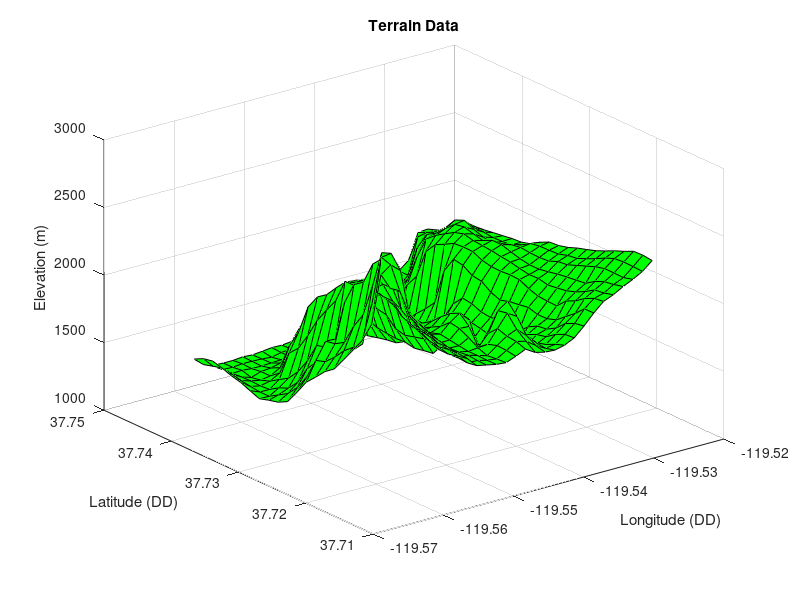

This chart was generated by the following MATLAB code: (Note: this script raises an error after producing the figure.)
clear all
close all
clc

%IGrid.nput xyGrid.z for half dome
%[Grid.x,Grid.y,Grid.z] = xyzread('HalfDomeCopy.xyz');



% IGrid.nput ArcGIS Latitude
Grid.x = [-119.560433:0.001389:-119.527091];
Grid.y =[37.746596:-0.001389:37.713254];
Grid.z = [1322
1357
1371
1351
1326
1308
1279
1251
1272
1289
1325
1425
1532
1601
1674
1726
1826
1928
2032
2183
2582
2513
2528
2387
2350
1261
1281
1300
1286
1271
1259
1250
1250
1292
1334
1410
1518
1674
1697
1762
1841
1899
1955
2286
2660
2636
2469
2339
2300
2267
1238
1237
1240
1246
1248
1244
1249
1293
1322
1397
1529
1611
1797
1810
1852
2003
2119
2360
2643
2670
2574
2263
2213
2202
2190
1234
1235
1244
1223
1235
1259
1303
1345
1424
1535
1682
1703
1794
2098
2261
2310
2476
2547
2599
2528
2204
2145
2134
2112
2118
1234
1241
1237
1247
1247
1300
1479
1547
1671
1814
1923
2026
2201
2202
2222
2342
2448
2491
2290
2110
2077
2047
2034
2049
2052
1241
1240
1237
1254
1288
1483
1619
1833
1939
1988
2070
2146
2170
2179
2189
2254
2262
2126
2074
2021
1986
1962
1961
1978
1993
1236
1238
1240
1271
1367
1591
1755
1837
1931
2001
2075
2135
2151
2125
2113
2111
2074
2036
1977
1938
1928
1922
1914
1908
1920
1243
1231
1244
1278
1353
1551
1699
1800
1862
2012
2088
2117
2099
2067
2034
1974
1949
1943
1942
1909
1903
1906
1914
1907
1905
1251
1246
1245
1263
1354
1466
1681
1790
1885
1988
2076
2082
2048
1997
1953
1881
1880
1902
1923
1912
1901
1891
1892
1889
1890
1249
1254
1235
1259
1367
1535
1670
1772
1875
1976
2009
2033
1970
1920
1858
1853
1892
1929
1990
1977
1941
1898
1871
1879
1883
1256
1255
1237
1262
1380
1535
1669
1750
1859
1936
1960
1971
1901
1849
1838
1883
1949
2005
2039
1973
1850
1904
1927
1922
1911
1244
1247
1253
1307
1383
1520
1640
1724
1836
1894
1911
1895
1783
1785
1803
1800
1932
1989
1970
1784
1933
2001
1977
1969
1944
1245
1242
1259
1319
1414
1548
1749
1895
1816
1777
1744
1694
1679
1661
1662
1686
1733
1779
1745
1903
2082
2096
2008
1952
1900
1265
1264
1279
1390
1515
1682
1632
1620
1548
1531
1550
1568
1588
1580
1599
1624
1665
1686
1719
2018
2133
2052
1944
1900
1883
1302
1264
1353
1444
1469
1440
1431
1424
1428
1415
1429
1440
1537
1562
1569
1587
1619
1640
1674
1739
1944
1891
1870
1860
1878
1332
1292
1294
1296
1314
1330
1340
1382
1420
1442
1517
1618
1632
1607
1600
1612
1625
1639
1675
1705
1773
1807
1837
1870
1895
1380
1324
1298
1308
1309
1324
1360
1416
1470
1525
1611
1706
1694
1692
1680
1661
1660
1664
1689
1796
1827
1843
1892
1924
1930
1415
1368
1323
1315
1329
1369
1422
1471
1540
1582
1716
1792
1781
1752
1743
1757
1748
1735
1801
1839
1848
1888
1952
1986
1998
1609
1496
1361
1365
1386
1466
1533
1612
1879
1996
1983
1939
1928
1879
1852
1873
1882
1894
1873
1874
1897
1953
2008
2074
2075
1555
1464
1473
1595
1690
1906
1988
2024
2061
2067
2065
2033
2017
2015
2020
2016
1982
1958
1952
1949
2017
2050
2099
2132
2141
1627
1493
1585
1782
1948
2006
2050
2091
2113
2096
2089
2083
2071
2063
2047
2034
2037
2021
2030
2041
2065
2099
2143
2152
2171
1563
1565
1801
1930
1971
2037
2100
2113
2093
2076
2109
2109
2087
2068
2055
2055
2067
2082
2092
2100
2109
2155
2184
2196
2212
1622
1829
1893
1930
1994
2081
2110
2075
2050
2037
2065
2089
2100
2093
2090
2095
2123
2131
2158
2185
2212
2230
2229
2227
2246
1810
1843
1884
1927
1984
2048
2037
2036
2027
2030
2035
2068
2110
2122
2124
2128
2149
2159
2188
2220
2257
2285
2291
2289
2285
1816
1840
1871
1919
1945
1995
2001
2012
2021
2032
2037
2057
2100
2133
2139
2157
2184
2205
2228
2258
2291
2319
2351
2354
2346];






%%
%Reshape the arrays iGrid.nto a grid format compataible with meshgrid
Grid.n=25;
%Grid.x = Grid.x(1:Grid.n);
%Grid.y = Grid.y(1:Grid.n:(Grid.n*Grid.n));
Grid.z=reshape(Grid.z,[Grid.n,Grid.n]);
%State data resolution gained from ArcGIS
Grid.resolution=130;

%Compute meshgrid
[Grid.x,Grid.y]=meshgrid(Grid.x,Grid.y);

%Surf Plot Terrain
figure
surf(Grid.x,Grid.y,Grid.z,'FaceColor', 'g');
xlabel('Longitude (DD)')
ylabel('Latitude (DD)')
zlabel('Elevation (m)')
title('Terrain Data')
xlim([min(Grid.x,[],'all'),max(Grid.x,[],'all')])
ylim([min(Grid.y,[],'all'),max(Grid.y,[],'all')])
view([225 25])


%Call the Gradient Function to Calculate Cell to Cell Gradients
[GM] = GithubGradientFunction(Grid);



%%
%Beta Distribution Function

%Specify the number of timesteps, m
m=1; 

%Call Beta Distribution Function to find the probabilities.
[Prob.p_DHILLg1020,Prob.p_DHILLg2030,Prob.p_DHILLg3040,Prob.p_SAMEg0010,Prob.p_UPHILLg1020, Prob.p_UPHILLg2030,Prob.p_UPHILLg3040] = NewBetaDistribution

%normalise probabilities
norm_factor = Prob.p_DHILLg1020+Prob.p_DHILLg2030+Prob.p_DHILLg3040+Prob.p_SAMEg0010+Prob.p_UPHILLg1020+Prob.p_UPHILLg2030+Prob.p_UPHILLg3040;
Prob.p_DHILLg1020 = Prob.p_DHILLg1020/norm_factor;
Prob.p_DHILLg2030 = Prob.p_DHILLg2030/norm_factor;
Prob.p_DHILLg3040 = Prob.p_DHILLg3040/norm_factor;
Prob.p_SAMEg0010 = Prob.p_SAMEg0010/norm_factor;
Prob.p_UPHILLg1020 = Prob.p_UPHILLg1020/norm_factor;
Prob.p_UPHILLg2030 = Prob.p_UPHILLg2030/norm_factor;
Prob.p_UPHILLg3040 = Prob.p_UPHILLg3040/norm_factor;



%%
%Transition Matrix

%Blank Probability Vector
Grid.InitialVector= zeros(1,Grid.n*Grid.n);
%State LKP Vertex
Grid.LKPvertex=313;
%State LKP Vertex Probability
Grid.InitialVector(1,Grid.LKPvertex)=1;
%Set the Counter
Count=Grid.n*Grid.n;

%Preallocate Transition Matrix Memory
TransitionMatrix=zeros(Grid.n^2);


%%%Begin Inputting Probability Arrays Based Upon Z difference, Calculated
%%%Calculated Using Inclination Angles as the Main Driving Parameter
for p=1:m
for i=1:Count
    for j=1:Count
        
%%%%%%%%%%%%%%%%%%%%%%%%%%%%%%% SAME GRADIENTS%%%%%%%%%%%%%%%%%%%%%%%%%%%%        
%Fill Up Diagonal with Same Gradient Inputs  
TransitionMatrix(i,i) = Prob.p_SAMEg0010(p);
%Set Same Gradient to be Between -10 and 10 degree incline
   if GM(i,j)<0 & GM(i,j)> -tand(10)
        TransitionMatrix(i,j) = Prob.p_SAMEg0010(p);
    else if GM(i,j)> 0 & GM(i,j)<tand(10)
        TransitionMatrix(i,j) =  Prob.p_SAMEg0010(p);
  
   
%%%%%%%%%%%%%%%%%%%%%%%%% DOWNHILL GRADIENTS %%%%%%%%%%%%%%%%%%%%%%%%%%%%%
        %else if GM(i,j)< -tand(5) & GM(i,j)>-tand(10)
        %TransitionMatrix(i,j) = Prob.z_DHILL0510(p);
    else if GM(i,j)< -tand(10) & GM(i,j)> -tand(20)
        TransitionMatrix(i,j) = Prob.p_DHILLg1020(p);
    else if GM(i,j)< -tand(20) & GM(i,j)> -tand(30)
        TransitionMatrix(i,j) = Prob.p_DHILLg2030(p);
    else if GM(i,j)< -tand(30) & GM(i,j)> -tand(40)
        TransitionMatrix(i,j) = Prob.p_DHILLg3040(p);
    else if GM(i,j)< -tand(40) & GM(i,j)> -tand(50)
        TransitionMatrix(i,j) = 0;
%CRASHES IF THE GRADIENT IS NOT SUFFICIENT TO EMPLOY THE LINES OF CODE,
%THEREFORE COMMENT OUT LINES NOT REQUIRED
   %else if GM(i,j)<  -tand(50)
        %TransitionMatrix(i,j) = Prob.z_DHILL50plus(p);
        
        
        
%%%%%%%%%%%%%%%%%%%%%%% UPHILL GRADIENTS %%%%%%%%%%%%%%%%%%%%%%%%%%%%%%%%%
        %else if GM(i,j)> tand(5) & GM(i,j)< tand(10)
        %TransitionMatrix(i,j) = Prob.z_UPHILL0510(p);
    else if GM(i,j)> tand(10) & GM(i,j)< tand(20)
        TransitionMatrix(i,j) = Prob.p_UPHILLg1020(p);        
    else if GM(i,j)> tand(20) & GM(i,j)< tand(30)
        TransitionMatrix(i,j) = Prob.p_UPHILLg2030(p);
    else if GM(i,j)> tand(30) & GM(i,j)< tand(40)
        TransitionMatrix(i,j) = Prob.p_UPHILLg3040(p);
    else if GM(i,j)> tand(40) & GM(i,j)< tand(50)
        TransitionMatrix(i,j) = 0;
    else if GM(i,j)> tand(50)
        TransitionMatrix(i,j) = 0;    
        end 
        end 
        end 
        end
        
        end
        end 
        end
        end
        end
        end
        %end Commented to change same gradient to -10 to 10
        %end Commented to change same gradient to -10 to 10

   
end
end 
end 

%Perfrom row by row transition matrix normalisation so that all rows sum to one. 
for i=1:Count
    for j=1:Count
RowSum = sum(TransitionMatrix,2);
Norm(i,1)=1/RowSum(i);
NormalisedTM(i,j)= TransitionMatrix(i,j).*Norm(i);
    end
end

%%%%%%%%%Times normalised transition by initial vector to yield elevation
%%%%%%%%%probabilities in vector form
 VectElevationProbabilities = Grid.InitialVector*NormalisedTM^m;

end


%Change Elev probs form from vector in matrix to plot using surf
 MatrixElevationProbabilities = reshape(VectElevationProbabilities,[Grid.n,Grid.n]);
 MatrixElevationProbabilities= MatrixElevationProbabilities ;


%PLOT THE ELEVATION PROBABILITY MAP
 %Plots the Elevation and Distance-Ring Probabilities
 figure
 surf(Grid.x,Grid.y,Grid.z, MatrixElevationProbabilities, 'FaceColor', 'Interp')
 colorbar
 view([225 25])
 legend('PDM','Location','north')
 xlabel('Longitude (DD)')
 ylabel('Latitude (DD)')
 zlabel('Elevation (m)')
 
 %%
 %Incorporating Distance-Ring Model 
 
%Finding the Last Known Position Coordinates
InitialMatrix=reshape(Grid.InitialVector, Grid.n,Grid.n);
[LKPlat, LKPlon] = find(InitialMatrix == 1);
%LKPlat = Grid.y(LKPlat);
LKPlat = 37.729928;
LKPlon = -119.543765;

%Convert meters into Lat Lon Values
LatConversion = 8.98311175e-06+2.38311175e-06;
LonConversion = 360/(40075000*cos(LKPlat));

%Hard-Code Converstion from meters to avg lat and lon
HikerFlatTemp1=1000*(LatConversion+LonConversion)/2;
HikerFlatTemp2=1900*(LatConversion+LonConversion)/2;
HikerFlatTemp3=3100*(LatConversion+LonConversion)/2;
HikerFlatTemp4=6100*(LatConversion+LonConversion)/2;

%Circle Drawing Parameter
th = 0:pi/50:2*pi;


%Plots the SAR Map and the LKP using Surf
figure 
surf(Grid.x,Grid.y,Grid.z,'FaceColor', 'g');
hold on
%max(Grid.z,[],'all')
p3=plot3(LKPlon,LKPlat,1800,'ro','linewidth',3)
xlabel('Longitude (DD)')
ylabel('Latitude (DD)')
zlabel('Elevation (m)')
%Distance-ring 1
hold on
xunit = HikerFlatTemp1 * cos(th) + LKPlon;
yunit = HikerFlatTemp1 * sin(th) + LKPlat;
p4 = plot(xunit, yunit,'linewidth',2,'color',[0,0,0]);
%Distance-ring 2
hold on
xunit = HikerFlatTemp2 * cos(th) + LKPlon;
yunit = HikerFlatTemp2 * sin(th) + LKPlat;
p5 = plot(xunit, yunit,'linewidth',2,'color',[0.75,0.75,0.75]);
%Distance-ring 3
hold on
xunit = HikerFlatTemp3 * cos(th) + LKPlon;
yunit = HikerFlatTemp3 * sin(th) + LKPlat;
p6 = plot(xunit, yunit,'linewidth',2,'color',[0.51,0.51,0.51]);
%Distance-ring 4
hold on
xunit = HikerFlatTemp4 * cos(th) + LKPlon;
yunit = HikerFlatTemp4 * sin(th) + LKPlat;
p7 = plot(xunit, yunit,'linewidth',2,'color',[0.74,0.74,0.74]);

legend([p3, p4, p5, p6,p7],'LKP','Distance-Ring1','Distance-Ring2')%'Distance-Ring3','Distance-Ring4','Distance-Ring5')
title('SAR Map with Distance-Ring Model')
xlim([min(Grid.x,[],'all'),max(Grid.x,[],'all')])
ylim([min(Grid.y,[],'all'),max(Grid.y,[],'all')])
view([225 25])

%Calculate Distance in Terms of Lat and Lon Difference
for (i=1:Grid.n*Grid.n)
    
    Distance(1,i)= sqrt((LKPlat-Grid.y(i))^2+(LKPlon-Grid.x(i))^2);
end

%Assign Distance Based Probabilities
for (i=1:Grid.n*Grid.n) 
   
    if Distance(i) < HikerFlatTemp1
    DistanceProb(i,1)=0.25;
    else if Distance(i) < HikerFlatTemp2 & Distance(i)>HikerFlatTemp1
     DistanceProb(i,1)=0.25;
        else if Distance(i) < HikerFlatTemp3 & Distance(i)> HikerFlatTemp2
     DistanceProb(i,1)=0.25;
            else if Distance(i) < HikerFlatTemp4 & Distance(i)> HikerFlatTemp3
     DistanceProb(i,1)=0.20;
     else if Distance(i)> HikerFlatTemp4
      DistanceProb(i,1)=0.05;
         end
         end
         end
         end
         end 
end

%Reshape the DistanceProb Matrix into ElevationProb Format to be Added
 %Together
 DistanceProb=reshape(DistanceProb, Grid.n, Grid.n);
 %Add the two Probabilities Together
 CombinedProb=DistanceProb+MatrixElevationProbabilities;
 
 %Find the Normalisation Value to Ensure all Probabilities Sum to One
 NormParameter=sum(CombinedProb, 'all');
 
 %Perform the Final Normalisation of the Probability Matrix
 CombinedProb=CombinedProb/NormParameter;
 
 %Final sanity check
 sane=sum(CombinedProb, 'all')
 
 %Plots the Elevation and Distance-Ring Probabilities
 figure
 surf(Grid.x,Grid.y,Grid.z, CombinedProb, 'FaceColor', 'interp')
 hold on
 p3=plot3(LKPlon,LKPlat,1800,'ro','linewidth',3)
 colorbar
 xlim([min(Grid.x,[],'all'),max(Grid.x,[],'all')])
 ylim([min(Grid.y,[],'all'),max(Grid.y,[],'all')])
 legend('PDM','LKP')
 xlabel('Longitude (DD)')
 ylabel('Latitude (DD)')
 zlabel('Elevation (m)')
 view([225 25])

x=tand(10)
y=tand(20)

